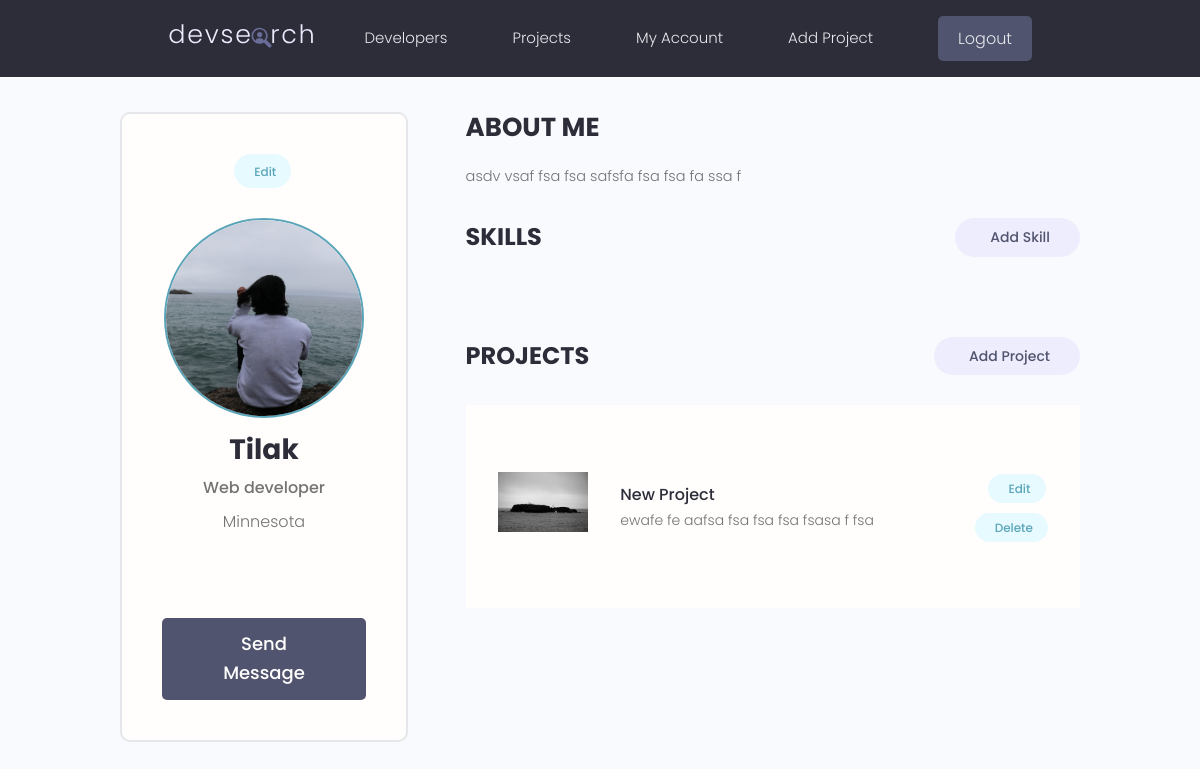
/account/ (signed in), run on the app's committed database.
### users/models.py (models this page shows, shortened)
class Profile(models.Model):
    user= models.OneToOneField(User,on_delete=models.CASCADE, null=True, blank=True) ##creating one to one relationship with user
    name = models.CharField(max_length=200,blank=True,null=True)
    username = models.CharField(max_length=200, null = True, blank= True)
    location = models.CharField(max_length=200, null = True, blank= True)
    email=models.EmailField(max_length=500,blank=True,null=True)
    short_intro = models.CharField(max_length=200,blank=True,null=True)
    bio=models.TextField(blank=True,null=True)
    profile_image=models.ImageField(null=True,blank=True,upload_to='profiles/', default='Images/default.png')
    social_github = models.CharField(max_length=200,blank=True,null=True)
    social_facebook = models.CharField(max_length=200,blank=True,null=True)
    social_linkedin = models.CharField(max_length=200,blank=True,null=True)
    social_website = models.CharField(max_length=200,blank=True,null=True)
    created = models.DateTimeField(auto_now_add = True)
    id = models.UUIDField(default=uuid.uuid4,unique=True,primary_key = True, editable=False)

### base/models.py (models this page shows, shortened)
class Project(models.Model):
    owner= models.ForeignKey(Profile, null=True, blank=True, on_delete=models.SET_NULL)
    title=models.CharField(max_length=200)
    description = models.TextField(null = True, blank=True)
    demo_link =models.CharField(max_length=2000, null=True,blank=True)
    user_image = models.ImageField(null=True, blank = True, default = "default.png")
    source_link =models.CharField(max_length=2000, null=True,blank=True)
    created = models.DateTimeField(auto_now_add = True)
    id = models.UUIDField(default=uuid.uuid4,unique=True,primary_key = True, editable=False)
    tags = models.ManyToManyField('Tag', blank=True) #creating relatiponship with Tags
    vote_total = models.IntegerField(default=0,null=True, blank=True)#creating relatiponship with review
    vote_ratio = models.IntegerField(default=0,null=True, blank=True)

### users/views.py (the view)
# urls.py: path('account/', views.userAccount, name="account"),
@login_required(login_url='login')
def userAccount(request):
    profile = request.user.profile
    Skills = profile.skill_set.all()
    projects=profile.project_set.all()
    context={'profile':profile,'Skills':Skills,'projects':projects}
    return render(request, 'users/account.html',context)

### users/templates/users/account.html (shortened to what this page needs)
{% extends 'main.html' %}
{% block content %}
  <main class="settingsPage profile my-md">
    <div class="container">
      <div class="layout">
        <div class="column column--1of3">
          <div class="card text-center">
            <div class="card__body dev">
              <a class="tag tag--pill tag--main settings__btn" href="{% url 'edit-account' %}"> Edit</a>
              <img class="avatar avatar--xl dev__avatar" src="{{ profile.profile_image.url }}" />
              <h2 class="dev__name">{{profile.name}}</h2>
              <p class="dev__title">{{profile.short_intro}}</p>
              <p class="dev__location">{{profile.location}}</p>
              <ul class="dev__social">
              </ul>
              <a href="#" class="btn btn--sub btn--lg">Send Message </a>
            </div>
          </div>
        </div>
        <div class="column column--2of3">
          <div class="devInfo">
            <h3 class="devInfo__title">About Me</h3>
            <p class="devInfo__about">
              {{profile.bio}}
            </p>
          </div>
          <div class="settings">
            <h3 class="settings__title">Skills</h3>
            <a class="tag tag--pill tag--sub settings__btn tag--lg" href="#"> Add Skill</a>
          </div>
          <div class="settings">
            <h3 class="settings__title">Projects</h3>
            <a class="tag tag--pill tag--sub settings__btn tag--lg" href=" {% url 'create' %}"> Add Project</a>
          </div>
          <table class="settings__table">
              {% for project in projects %}
            <tr>
              <td class="settings__thumbnail">
                <a href="{% url 'Project' project.id %}"><img src="{{project.user_image.url}}" alt="Project Thumbnail" /></a>
              </td>
              <td class="settings__tableInfo">
                <a href="single-project.html">{{project.title}}</a>
                <p>
                  {{project.description}}
                </p>
              </td>
              <td class="settings__tableActions">
                <a class="tag tag--pill tag--main settings__btn" href=" {% url 'update' project.id %}"> Edit</a>
                <a class="tag tag--pill tag--main settings__btn" href=" {% url 'delete' project.id %}">
                  Delete</a>
              </td>
            </tr>
           {% endfor %}
          </table>
        </div>
      </div>
    </div>
  </main>
{% endblock %}

### templates/main.html (shortened to what this page needs)
<!DOCTYPE html>
{% load static %}
<html lang="en">
  <head>
  <link rel="stylesheet" href="https://cdn.iconmonstr.com/1.3.0/css/iconmonstr-iconic-font.min.css" />
  <link rel="stylesheet" href="{% static 'uikit/styles/uikit.css' %}" />
  <link rel="stylesheet" href="{% static 'style/app.css' %}" />
  </head>
  <body>
    {% include 'navbar.html' %}
  {% block content %}
  {% endblock %}
  </body>

### templates/navbar.html (shortened to what this page needs)
<!DOCTYPE html>
{% load static %}
<header class="header">
    <div class="container container--narrow">
      <a href="{% url 'profiles' %}" class="header__logo">
        <img src="{% static 'Images/logo.svg' %}" alt="DevSearch Logo" />
      </a>
      <nav class="header__nav">
        <ul class="header__menu">
          <li class="header__menuItem"><a href="{% url 'profiles'  %}">Developers</a></li>
          <li class="header__menuItem"><a href="{% url 'home' %}">Projects</a></li>
          {% if request.user.is_authenticated %}
          <li class="header__menuItem"><a href="{% url 'account' %}">My Account</a></li>
          <li class="header__menuItem"><a href="{% url 'create' %}">Add Project</a></li>
          <li class="header__menuItem"><a href="{% url 'logout' %}" class="btn btn--sub">Logout</a></li>
          {% else %}
          <li class="header__menuItem"><a href="{% url 'login' %}" class="btn btn--sub">Login/Sign Up</a></li>
          {% endif %}
        </ul>
      </nav>
    </div>
  </header>

### base/static/Style/app.css (style rules this page uses)
:root { --color-sub: #2d2d39; }
.btn--sub { background-color: var(--color-sub-light); }
.card { border: 2px solid var(--color-light); }
img { width: 100%; }
.header { position: sticky; z-index: 111; background-color: var(--color-sub); padding: 1.5rem 0; }
.header > .container { display: flex; justify-content: space-between; align-items: center; }
.header__logo > img { height: 3.8rem; }
.header__nav > ul { display: inline-flex; align-items: center; list-style: none; gap: 6.5rem; }
.header__menuItem > a { color: var(--color-light); font-weight: 300; }
.profile .card > .dev { padding: 4rem; }
.dev__avatar { display: block; margin: auto; }
.dev__name { color: var(--color-sub); font-size: 2.8rem; font-weight: 700; margin-top: 1rem; margin-bottom: 0.5rem; }
.dev__title { font-size: 1.6rem; font-weight: 500; line-height: 1.3; }
.dev__location { margin-top: 1rem; }
.dev__social { margin: 3rem 0; list-style: none; display: flex; justify-content: center; gap: 1.5rem; }
.devInfo { margin-bottom: 3rem; }
.devInfo__title, .devInfo__subtitle { font-size: 2.6rem; color: var(--color-sub); text-transform: uppercase; font-weight: 700; margin-bottom: 1.5rem; }
.devInfo__about, .devSkill__info { font-size: 1.45rem; line-height: 1.7; text-align: justify; }
.settingsPage .dev > .settings__btn { display: inline-block; margin-bottom: 3rem; }
.settings { display: flex; justify-content: space-between; align-items: center; }
.settings__title { font-size: 2.4rem; text-transform: uppercase; font-weight: 700; color: var(--color-sub); }
.settings__table { margin-top: 3rem; margin-bottom: 5rem; padding: 0 3rem; background: var(--color-white); }
.settings__table tr { width: 100%; }
.settings__table tr > td { padding: 2rem 0; }
.settings__thumbnail { width: 23%; min-width: 10rem; }
.settings__thumbnail img { padding-right: 3rem; height: 15rem; object-fit: contain; }
.settings__tableInfo { width: 100%; }
.settings__tableInfo h4, .settings__tableInfo a { padding-right: 1rem; width: auto; font-size: 1.6rem; font-weight: 500; color: var(--color-sub); }
.settings__tableInfo p { font-size: 1.4rem; }
.settings__tableActions { text-align: right; }

### base/static/uikit/styles/modules/_variables.css (style rules this page uses)
:root { --color-main: #5aa5b9; --color-main-light: #e6faff; --color-sub: #3f4156; --color-sub-light: #51546e; --color-sub-lighter: #ededfd; --color-text: #737373; --color-gray: #8b8b8b; --color-light: #e5e7eb; --color-light-gray: #767676; --color-bg: #f8fafd; --color-white: #fffefd; --color-white-light: #f3f3f3; --color-success: #359e64; --color-success-bg: #def8e8; --color-error: #fc4b0b; --color-error-bg: #fff2ee; --font-base: 'Poppins', arial, helvetica, 'Segoe UI', roboto, ubuntu, sans-serif; --font-monospace: 'Fira Code', 'Courier New', courier, monospace; --font-regular: 300; --font-medium: 500; --font-bold: 700; --generic-shadow: 1px 1px 5px #00000010; --generic-transition: all 0.3s ease-in-out; }

### base/static/uikit/styles/modules/_base.css (style rules this page uses)
* { margin: 0; padding: 0; box-sizing: border-box; text-rendering: optimizeLegibility; color: inherit; font-size: inherit; }
html { font-size: 50%; }
@media only screen and (min-width: 480px) { html { font-size: 56.25%; } }
@media only screen and (min-width: 1200px) { html { font-size: 62.5%; } }
body { line-height: 1.6; font-weight: 400; font-size: 1.5rem; color: var(--color-text); background-color: var(--color-bg); min-height: 100vh; }

### base/static/uikit/styles/modules/_typography.css (style rules this page uses)
* { font-family: var(--font-base); }
h2 { font-size: 3.6rem; font-weight: var(--font-bold); }
h3 { font-size: 3.2rem; font-weight: var(--font-medium); }
p, span, strong { font-size: 1.6rem; color: var(--color-text); font-weight: var(--font-regular); }
a { padding-bottom: 2px; text-decoration: none; display: inline-block; color: var(--color-main); font-weight: var(--font-medium); }

### base/static/uikit/styles/modules/_utilities.css (style rules this page uses)
.container { width: 92%; max-width: 165rem; margin: 0 auto; box-sizing: border-box; }
.container--narrow { width: 92%; max-width: 120rem; }
@media screen and (min-width: 1000px) { .container { width: 90%; } }
@media screen and (min-width: 1000px) { .container--narrow { width: 85%; } }
@media screen and (min-width: 1200px) { .container { width: 80%; } }
@media screen and (min-width: 1200px) { .container--narrow { width: 72%; } }
.text-center { text-align: center; }
.my-md { margin: 3rem auto; }

### base/static/uikit/styles/modules/_avatar.css (style rules this page uses)
.avatar { border-radius: 50%; border: 2px solid var(--color-main); object-fit: cover; }
.avatar--xl { height: 20rem; width: 20rem; }

### data on the page
Profile: profile_image (picture), name "Tilak", short_intro "Web developer", location "Minnesota", bio "asdv vsaf fsa fsa safsfa fsa fsa fa ssa f"
Project: user_image (picture), title "New Project", description "ewafe fe aafsa fsa fsa fsa fsasa f fsa"
